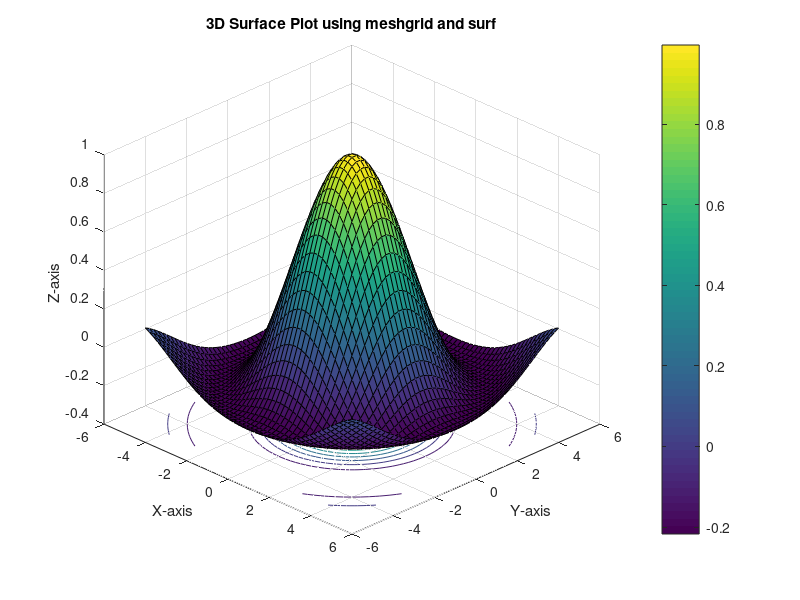

Source code (MATLAB):
clc;
clear;
close all;

% Define the domain for x and y
x = linspace(-5, 5, 50);  % 50 points between -5 and 5
y = linspace(-5, 5, 50);  % 50 points between -5 and 5

% Create a grid of points using meshgrid
[X, Y] = meshgrid(x, y);

% Define a function Z on the grid. For example, a sinc-like function:
Z = sin(sqrt(X.^2 + Y.^2)) ./ sqrt(X.^2 + Y.^2);
% Handle the singularity at (0,0) where the result is NaN (0/0)
%Z(isnan(Z)) = 1;

% Create the surface plot
figure;
surfc(X, Y, Z);  %surfc for counter 
surfc(X, Y, Z);  %only for surf

% Add labels and title
xlabel('X-axis');
ylabel('Y-axis');
zlabel('Z-axis');
title('3D Surface Plot using meshgrid and surf');

% Add a color bar 
colorbar;

view(45, 30);
